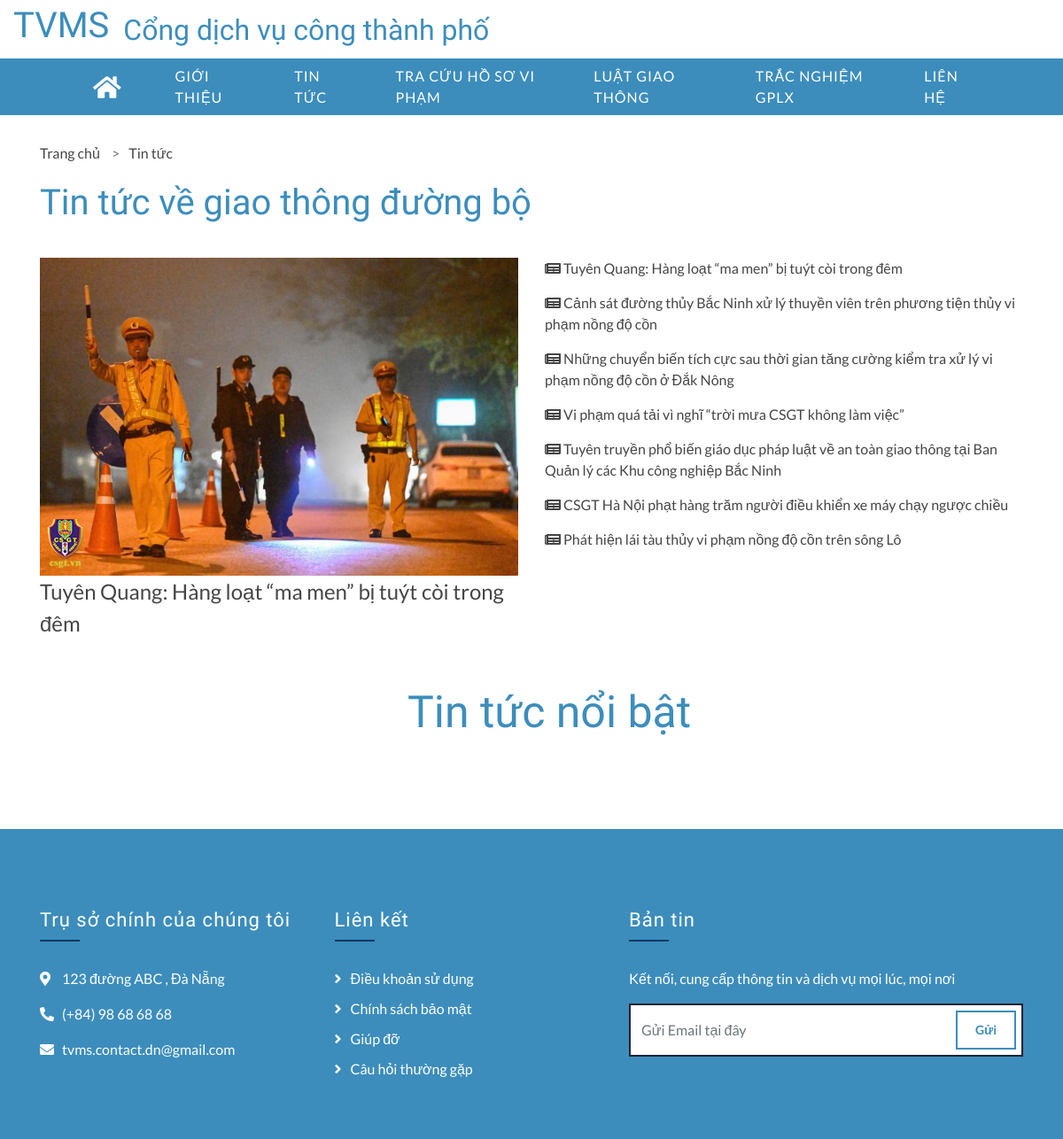
/cap-2/?page=news, run on an earlier commit of the app's database.
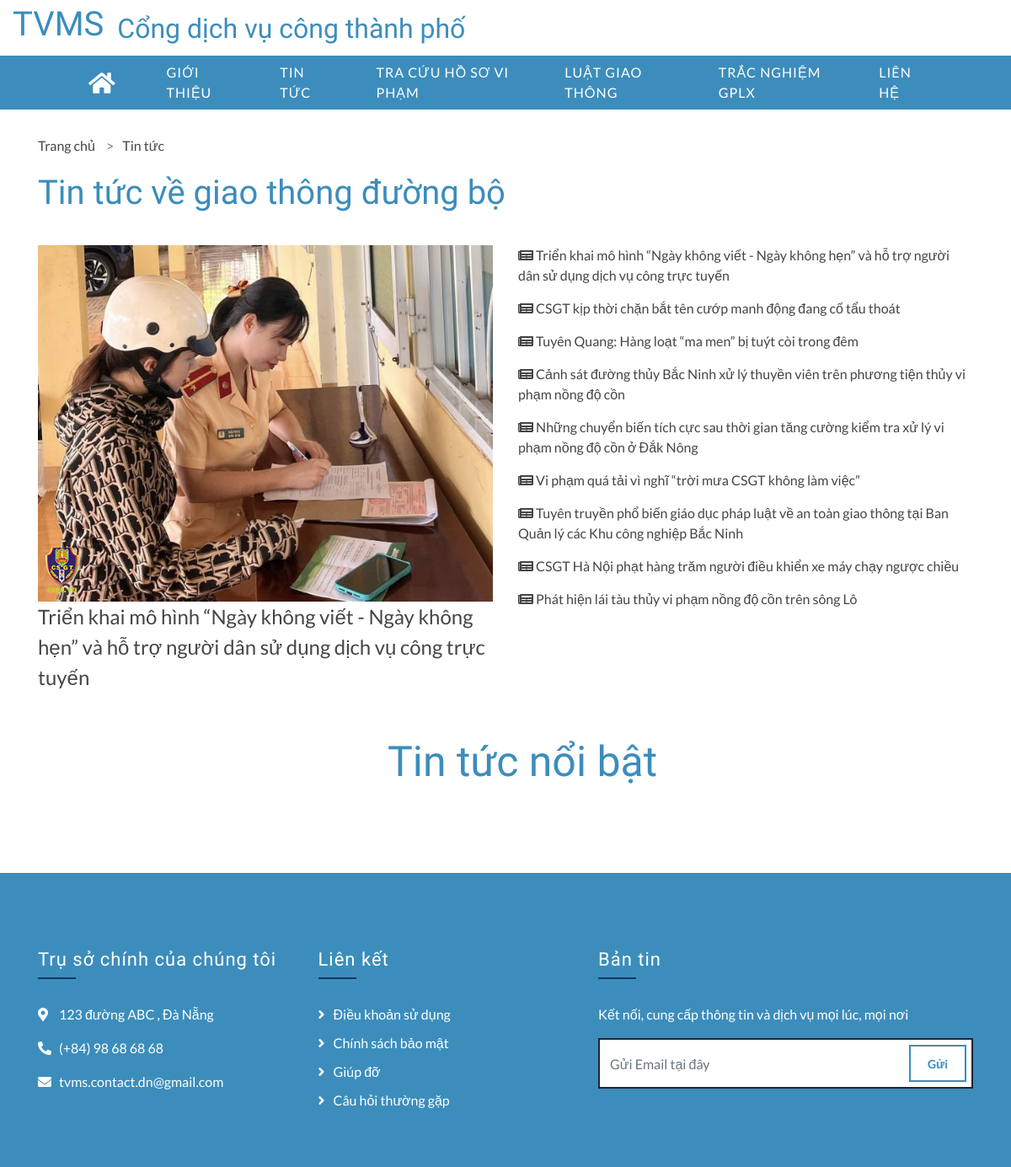
And on a later commit of the database.
### tables this page shows
CREATE TABLE `news_list` (
  `id` int(4) NOT NULL,
  `user_id` int(30) NOT NULL,
  `title` varchar(225) NOT NULL,
  `sub_title` text NOT NULL,
  `post_date` datetime NOT NULL DEFAULT current_timestamp(),
  `image` text NOT NULL,
  `content` longtext NOT NULL,
  `updated_on` timestamp NULL DEFAULT NULL ON UPDATE current_timestamp()
);

### news.php (the view, shortened to what this page needs)
<?php require_once('inc/subnav.php') ?>
<div class="feature mt-125">
    <div class="container">
        <ul class="breadcrumb">
            <li class="item-breadcrumb">
                <a href="<?php echo base_url ?>?page=home">Trang chủ</a>
                <a style="padding-left: 10px">></a>
            </li>
            <li class="item-breadcrumb">
                <a href="<?php echo base_url ?>?page=news">Tin tức</a>
            </li>
        </ul>
        <h1 class="title-component">Tin tức về giao thông đường bộ</h1>
        <div class="row">
            <div class="col-md-6">
                <?php
                $qry = $conn->query("SELECT * from `news_list` order by unix_timestamp(post_date) desc limit 1 ");
                while ($row = $qry->fetch_assoc()) :
                ?>
                    <img src="<?php echo $row['image'] ?>" alt="" style="width: 100%; height: 100%;">
                    <a href="<?php echo base_url ?>?page=news-detail&id=<?php echo $row['id'] ?>" style="font-size: 24px;">
                        <?php echo $row['title'] ?>
                    </a>
                <?php endwhile; ?>
            </div>
            <div class="col-md-6" style="display: flex; height: 100%; flex-direction: column;">
                <?php
                $qry = $conn->query("SELECT * from `news_list` order by unix_timestamp(post_date) desc ");
                while ($row = $qry->fetch_assoc()) :
                ?>
                    <a href="<?php echo base_url ?>?page=news-detail&id=<?php echo $row['id'] ?>" style="padding-bottom: 15px"><i class="fas fa-newspaper"></i> <?php echo $row['title'] ?>
                    </a>
                <?php endwhile; ?>
            </div>
        </div>
        <div class="testimonial">
            <div class="container">
                <div class="section-header" style="display: flex; justify-content: center; margin-top: 40px; ">
                    <h2>Tin tức nổi bật</h2>
                </div>
            </div>
        </div>
    </div>
</div>

What changed in the data, as far as the page shows it:
no longer on one of the page's lists (row unchanged): news_list: title "Tuyên Quang: Hàng loạt “ma men” bị tuýt còi trong đêm"
added news_list: image (picture), title "Triển khai mô hình “Ngày không viết - Ngày không hẹn” và hỗ trợ người dân sử dụng dịch vụ công trực tuyến"
added news_list: title "CSGT kịp thời chặn bắt tên cướp manh động đang cố tẩu thoát"
